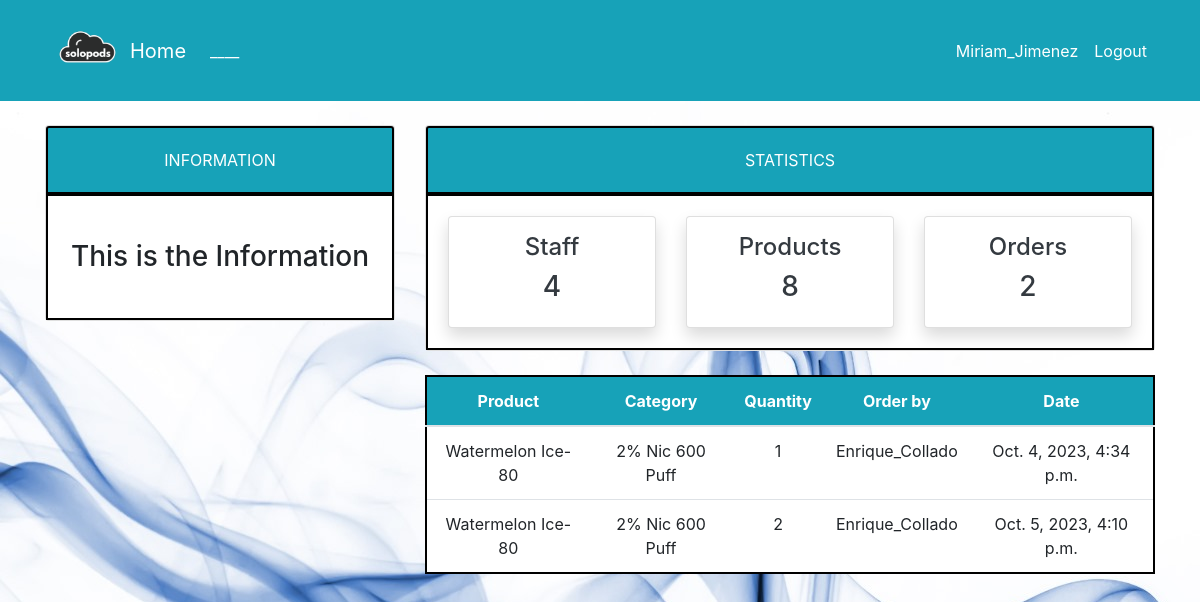
/order/ (signed in), run on an earlier commit of the app's database.
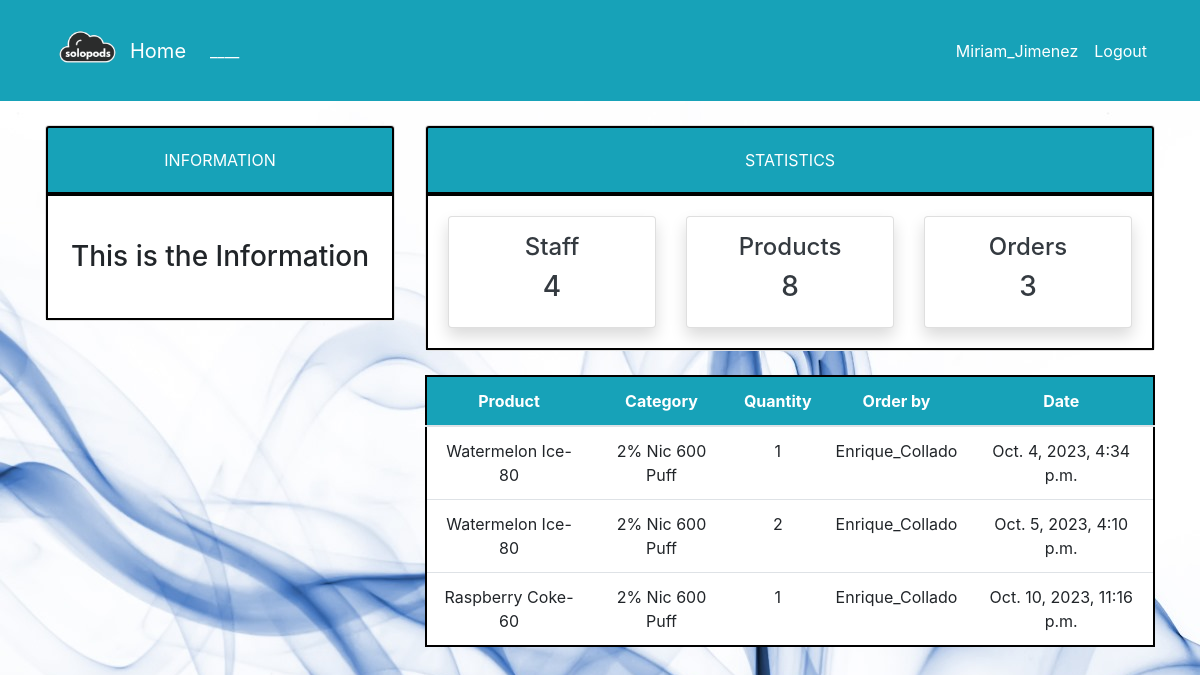
And on a later commit of the database.
### dashboard/models.py (models this page shows, shortened)
class Order(models.Model):
    product = models.ForeignKey(Product, on_delete=models.CASCADE, null=True)
    staff = models.ForeignKey(User, models.CASCADE, null=True)
    order_quantity = models.PositiveIntegerField(null=True)
    date = models.DateTimeField(auto_now_add=True)
    class Meta:
        verbose_name_plural = 'Order'

class Product(models.Model):
    name = models.CharField(max_length=100, null=True)
    category = models.CharField(max_length=20, choices=CATEGORY, null=True)
    quantity = models.PositiveIntegerField(null=True)
    class Meta:
        verbose_name_plural = 'Product'
    def __str__(self):
        return f'{self.name}-{self.quantity}'

### dashboard/views.py (the view)
# urls.py: path('order/', views.order, name='dashboard-order'),
@login_required
def order(request):
    orders = Order.objects.all()
    orders_count = orders.count()
    workers_count = User.objects.all().count()
    product_count = Product.objects.all().count()
    context = {
        'orders': orders,
        'workers_count': workers_count,
        'orders_count': orders_count,
        'product_count': product_count,
    }
    return render(request, 'dashboard/order.html', context)

### templates/dashboard/order.html (shortened to what this page needs)
{% extends 'partials/base.html' %}
{% block content %}
{% include 'partials/topnav.html' %}
    <div class="container">
        <div class="row my-4">
            <div class="col-md-4">
            </div>
            <div class="col-md-8">
                <table class="table bg-white">
                    <thead class="bg-info">
                        <tr class="text-white">
                            <th scope="col">Product</th>
                            <th scope="col">Category</th>
                            <th scope="col">Quantity</th>
                            <th scope="col">Order by</th>
                            <th scope="col">Date</th>
                        </tr>
                    </thead>
                    <tbody>
                        {% for orders in orders %}
                        <tr>
                            <td>{{ orders.product }}</td>
                            <td>{{ orders.product.category }}</td>
                            <td>{{ orders.order_quantity }}</td>
                            <td>{{ orders.staff.username }}</td>
                            <td>{{ orders.date }}</td>
                        </tr>
                        {% endfor %}
                    </tbody>
                </table>
            </div>
        </div>
    </div>
{% endblock %}

What changed in the data, as far as the page shows it:
added Order: product "Raspberry Coke-60", product.category "2% Nic 600 Puff", order_quantity "1", staff.username "Enrique_Collado", date "Oct. 10, 2023, 11:16 p.m."
Also different on the page:
{{ orders_count }}: "2" → "3"
